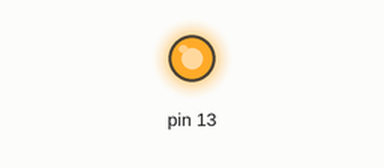
This sketch was run on a simulated Arduino Uno, built with avr-gcc and run on an emulated ATmega328P. Parts: output pins drawn as LEDs (lit = HIGH).

Above: at 0.1 s.
At 22.1 s:
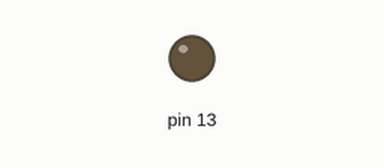
Timing chart, 0 to 23.6 s (numbered marks = the images above):
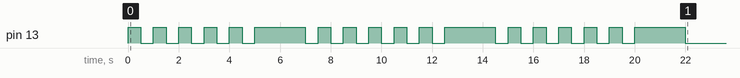

The sketch:

blink_pattern.ino
```cpp
void setup()
{
  pinMode(13, OUTPUT);
  for(int i = 0; i < 3; i++) {
    for(int j = 0; j < 5; j++) {
      digitalWrite(13, HIGH);
      delay(500);
      digitalWrite(13, LOW);
      delay(500);
    }
    digitalWrite(13, HIGH);
    delay(2000);
    digitalWrite(13, LOW);
    delay(500);
  }
}

void loop()
{

}
```
